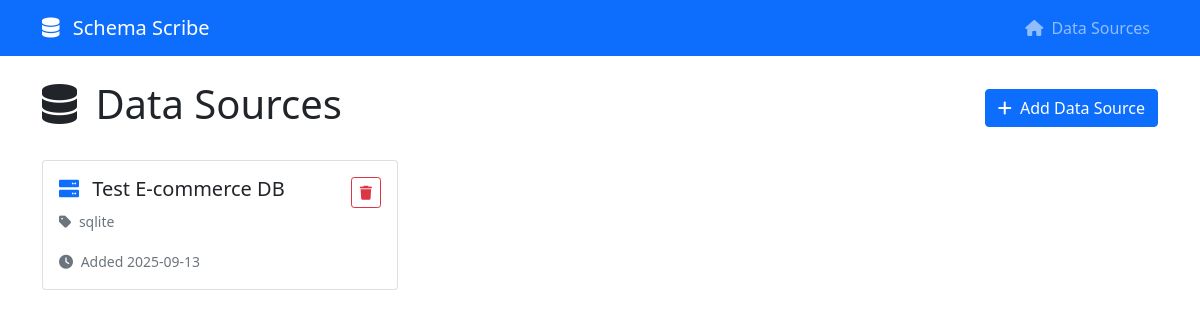
The page / on the database its author committed.
### schema_scribe/models/catalog.py (models this page shows)
class DataSource(Base):
    __tablename__ = "data_sources"
    id = SQLColumn(Integer, primary_key=True, index=True)
    name = SQLColumn(String(255), unique=True, index=True, nullable=False)
    connection_string = SQLColumn(String(500), nullable=False)
    database_type = SQLColumn(String(50), nullable=False)  # postgresql, mysql, etc.
    description = SQLColumn(Text)
    is_active = SQLColumn(Boolean, default=True)
    created_at = SQLColumn(DateTime(timezone=True), server_default=func.now())
    updated_at = SQLColumn(DateTime(timezone=True), onupdate=func.now())
    tables = relationship("Table", back_populates="data_source", cascade="all, delete-orphan")

### schema_scribe/api/main.py (the view)
@app.get("/", response_class=HTMLResponse)
async def home(request: Request, db: Session = Depends(get_db)):
    data_sources = db.query(DataSource).all()
    return templates.TemplateResponse("index.html", {
        "request": request,
        "data_sources": data_sources
    })

### schema_scribe/web/templates/index.html (shortened to what this page needs)
{% extends "base.html" %}
{% block content %}
<div class="row">
    <div class="col-12">
        <div class="d-flex justify-content-between align-items-center mb-4">
            <h1>
                <i class="fas fa-database me-2"></i>
                Data Sources
            </h1>
            <button class="btn btn-primary" data-bs-toggle="modal" data-bs-target="#addDataSourceModal">
                <i class="fas fa-plus me-1"></i>
                Add Data Source
            </button>
        </div>
        {% if data_sources %}
            <div class="row">
                {% for ds in data_sources %}
                <div class="col-md-6 col-lg-4 mb-4">
                    <div class="card h-100 table-card">
                        <div class="card-body" onclick="location.href='/catalog/{{ ds.id }}'" style="cursor: pointer;">
                            <div class="d-flex justify-content-between align-items-start">
                                <h5 class="card-title">
                                    <i class="fas fa-server me-2 text-primary"></i>
                                    {{ ds.name }}
                                </h5>
                                <button class="btn btn-outline-danger btn-sm" onclick="event.stopPropagation(); confirmDeleteDataSource({{ ds.id }}, '{{ ds.name }}')">
                                    <i class="fas fa-trash"></i>
                                </button>
                            </div>
                            <p class="card-text">
                                <small class="text-muted">
                                    <i class="fas fa-tag me-1"></i>
                                    {{ ds.database_type }}
                                </small>
                            </p>
                            <div class="mt-auto">
                                <small class="text-muted">
                                    <i class="fas fa-clock me-1"></i>
                                    Added {{ ds.created_at.strftime('%Y-%m-%d') }}
                                </small>
                            </div>
                        </div>
                    </div>
                </div>
                {% endfor %}
            </div>
        {% endif %}
    </div>
</div>
{% endblock %}

### schema_scribe/web/templates/base.html (style rules this page uses)
.table-card { transition: transform 0.2s; cursor: pointer; }

### rows shown on the page
DataSource: name "Test E-commerce DB", database_type "sqlite", created_at "2025-09-13"
